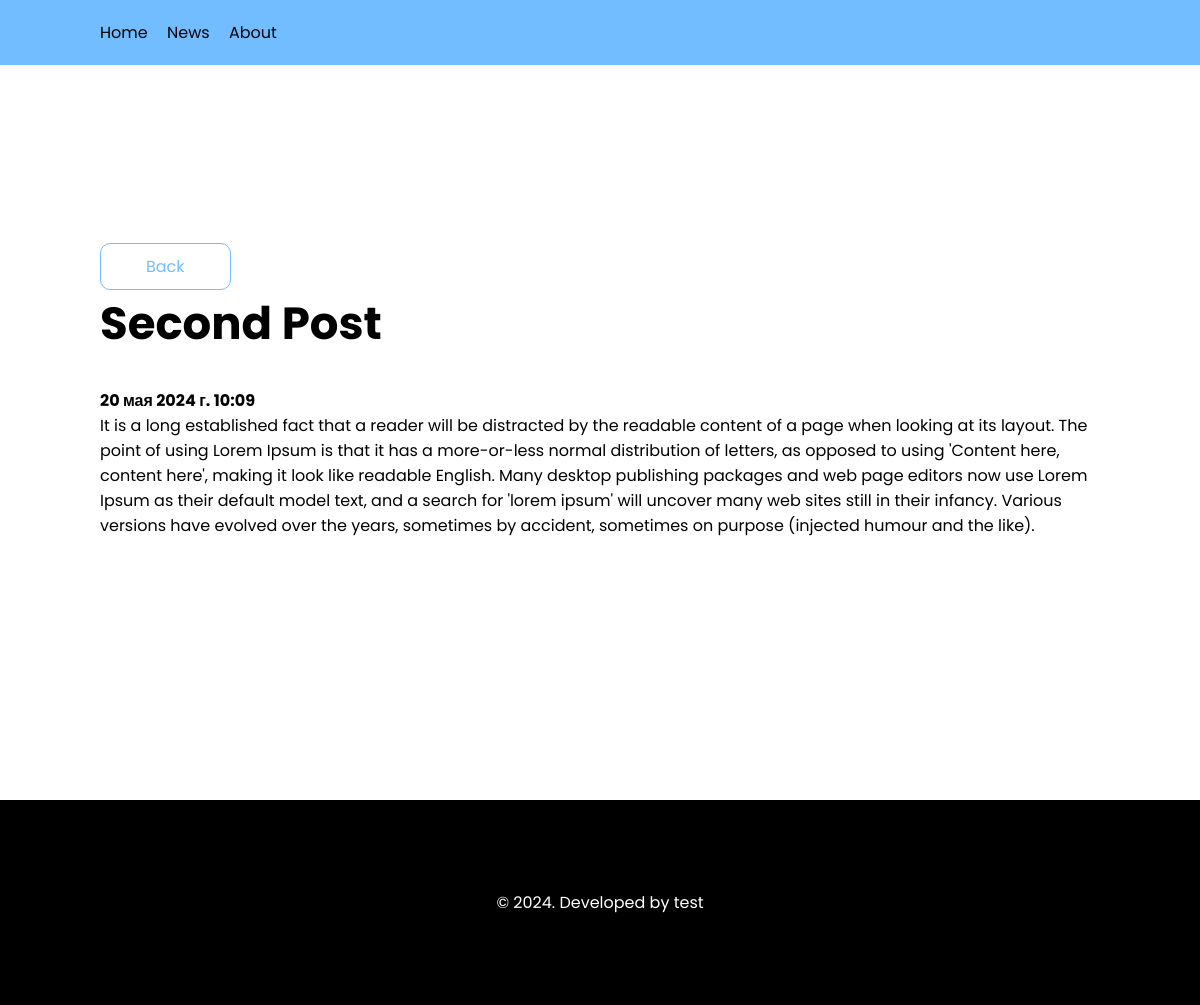
/news/detail/2/, run on the app's committed database.
### news_app/models.py (models this page shows, shortened)
class Post(models.Model):
    title = models.CharField("Title", max_length=255)
    description = models.TextField("Description")
    posted_date = models.DateTimeField("Posted date", default=datetime.now)
    class Meta:
        verbose_name = "Post"
        verbose_name_plural = "Posts"

### news_app/views.py (the view)
# urls.py: path('news/detail/<int:pk>/', views.news_detail_page, name='news_detail_page')
def news_detail_page(request, pk):
    post = get_object_or_404(Post, pk=pk)
    context = {
        'post': post
    }
    return render(request, "./news-detail.html", context)

### news_app/templates/news-detail.html (shortened to what this page needs)
{% extends './base.html' %}
{% block content %}
<section class="news">
    <div class="container">
        <a href="{% url 'news_page' %}" class="button-blue">Back</a>
        <h1>{{ post.title }}</h1>
        <p><strong>{{ post.posted_date }}</strong></p>
        <p class="description">{{ post.description }}</p>
    </div>
</section>
{% endblock %}

### news_app/static/css/style.css (style rules this page uses)
* { padding: 0; margin: 0; box-sizing: border-box; font-family: "Poppins", sans-serif; }
.container { margin-left: 100px; margin-right: 100px; }
.button-blue { display: inline-block; background-color: transparent; border: 1px solid #72bdff; color: #72bdff; padding: 10px 45px; text-decoration: none; border-radius: 10px; transition: 0.3s ease-in-out; }
.news { min-height: 100vh; display: flex; align-items: center; }
.news h1 { font-size: 45px; margin-bottom: 30px; }
.description { margin-bottom: 20px; }

### data on the page
Post: title "Second Post", posted_date "20 мая 2024 г. 10:09", description "It is a long established fact that a reader will be distracted by the readable content of a page when looking at its layout. The point of using Lorem Ipsum is that it has a more-or-less normal distribution of letters, as opposed to using 'Content here, content here', making it look like readable English. Many desktop publishing packages and web page editors now use Lorem Ipsum as their default model text, and a search for 'lorem ipsum' will uncover many web sites still in their infancy. Various versions have evolved over the years, sometimes by accident, sometimes on purpose (injected humour and the like)."
